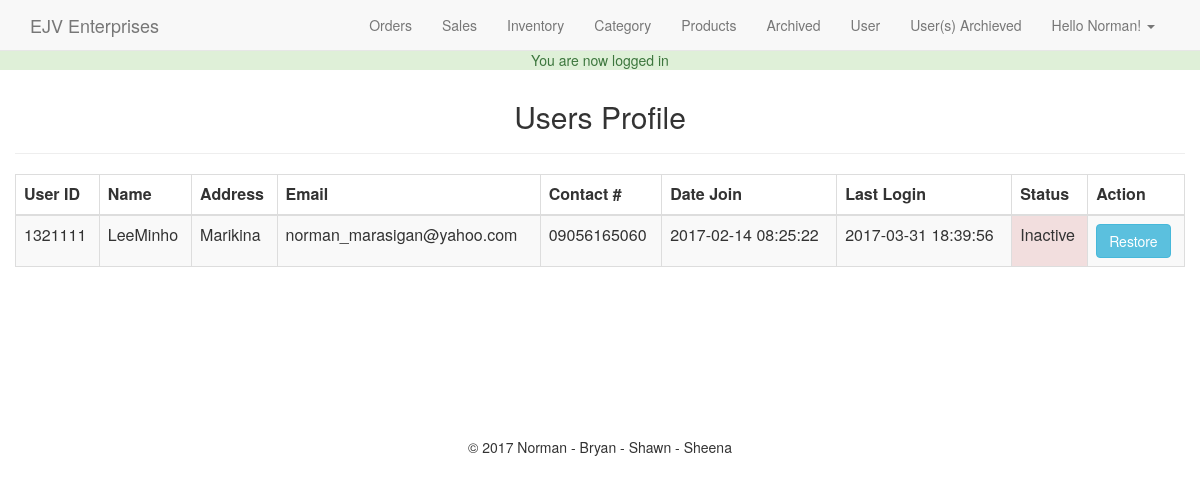
/admin/user_arc.php (signed in), run on the app's committed database.
### tables this page shows
CREATE TABLE IF NOT EXISTS `users` (
  `id` int(11) NOT NULL AUTO_INCREMENT,
  `full_name` varchar(250) NOT NULL,
  `email` varchar(250) NOT NULL,
  `password` varchar(250) NOT NULL,
  `join_date` datetime NOT NULL DEFAULT CURRENT_TIMESTAMP,
  `last_login` datetime NOT NULL,
  `permissions` varchar(250) NOT NULL,
  PRIMARY KEY (`id`)
);

CREATE TABLE IF NOT EXISTS `client` (
  `id` int(250) NOT NULL AUTO_INCREMENT,
  `user_id` int(250) NOT NULL,
  `email` varchar(260) NOT NULL,
  `full_name` varchar(200) NOT NULL,
  `password` varchar(200) NOT NULL,
  `contact` varchar(11) NOT NULL,
  `address` varchar(200) NOT NULL,
  `join_date` datetime NOT NULL DEFAULT CURRENT_TIMESTAMP,
  `last_login` datetime NOT NULL,
  `status` varchar(255) NOT NULL,
  PRIMARY KEY (`id`)
);

### admin/user_arc.php (the view, shortened to what this page needs)
<?php
require_once $_SERVER['DOCUMENT_ROOT'].'/ejventerprises/core/init.php';
include 'includes/head.php';
include 'includes/navigation.php';
if(isset($_GET['status'])){
$status = $_GET['status'];
$sql = $db->query("UPDATE client SET status = 'Active' WHERE user_id = '$status'");
header('Location: user.php');
}else{
$client_sql = "SELECT * FROM client WHERE status = 'Inactive'";
$client_result = $db->query($client_sql);
?>
<h2 class="text-center">Users Profile</h2><hr>
<table class="table table-bordered table-striped">
<thead>
<th>User ID</th><th>Name</th><th>Address</th><th>Email</th><th>Contact #</th><th>Date Join</th><th>Last Login</th><th>Status</th><th>Action</th>
</thead>
<tbody>
<?php while($client = mysqli_fetch_assoc($client_result)):?>
<tr>
<td><?=$client['user_id'];?></td>
<td><?=$client['full_name'];?></td>
<td><?=$client['address'];?></td>
<td><?=$client['email'];?></td>
<td><?=$client['contact'];?></td>
<td><?=$client['join_date'];?></td>
<td><?=$client['last_login'];?></td>
<td  class='bg-danger'><?=$client['status'];?></td>
<td><a href="user_arc.php?status=<?=$client['user_id'];?>" class="btn btn-info">Restore</a></td>
</tr>
<?php endwhile; ?>
</tbody>
</table>
<?php } ?>
<?php
include 'includes/footer.php';
?>

### admin/includes/navigation.php (shortened to what this page needs)
<nav class="navbar navbar-default navbar-fixed-top">
<div class="container">
<a href="index.php" class="navbar-brand">EJV Enterprises</a>
<ul class="nav navbar-nav pull-right">
<li>
<a href="index.php">Orders</a>
</li>
<li>
<a href="sales.php">Sales</a>
</li>
<li>
<a href="inventory.php">Inventory</a>
</li>
<li>
<a href="category.php">Category</a>
</li>
<li>
<a href="products.php">Products</a>
</li>
<li>
<a href="archived.php">Archived</a>
</li>
<li>
<a href="user.php">User</a>
</li>
<li>
<a href="user_arc.php">User(s) Archieved</a>
</li>
<li class="dropdown">
<a href="#" class="dropdown-toggle" data-toggle="dropdown">Hello <?=$user_data['full_name']; ?>!
<span class="caret"></span>
</a>
</li>
</ul>
</div></nav>

### css/main.css (style rules this page uses)
body { padding-top:50px; }

### data on the page
users: full_name "Norman"
client: user "1321111", full_name "LeeMinho", address "Marikina", email "norman_marasigan@yahoo.com", contact "09056165060", join_date "2017-02-14 08:25:22", last_login "2017-03-31 18:39:56", status "Inactive"

### other printed values
$_SESSION['success_flash'] "You are now logged in"
